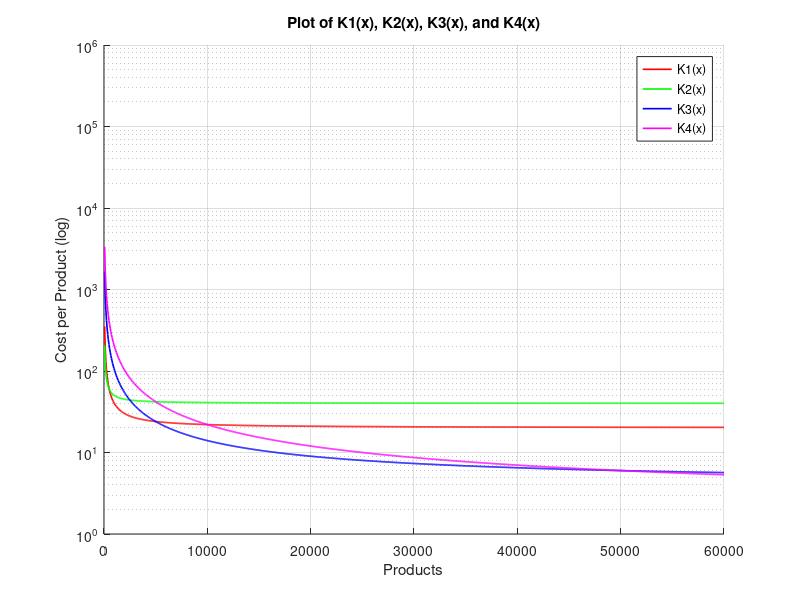

Here is the MATLAB script that generated this plot:
% Define the functions
K1 = @(x) (20000 + 20.*x) ./ x;
K2 = @(x) (10000 + 40.*x) ./ x;
K3 = @(x) (100000 + 4.*x) ./ x;
K4 = @(x) (200000 + 2.*x) ./ x;

% Create a vector of x-values
x = linspace(0, 60000, 1000);

% Evaluate the functions over the range of x-values
y1 = K1(x);
y2 = K2(x);
y3 = K3(x);
y4 = K4(x);

% Plot the functions on the same graph
hold on;
semilogy(x, y1, 'r', 'LineWidth', 1.2);
semilogy(x, y2, 'g', 'LineWidth', 1.2);
semilogy(x, y3, 'b', 'LineWidth', 1.2);
semilogy(x, y4, 'm', 'LineWidth', 1.2);
hold off;

legend('K1(x)', 'K2(x)', 'K3(x)', 'K4(x)');
xlabel('x');
ylabel('y');
title('Plot of K1(x), K2(x), K3(x), and K4(x)');
axis([0, 60000, 1, 1e6]);
grid on;

xlabel('Products');
ylabel('Cost per Product (log)');

